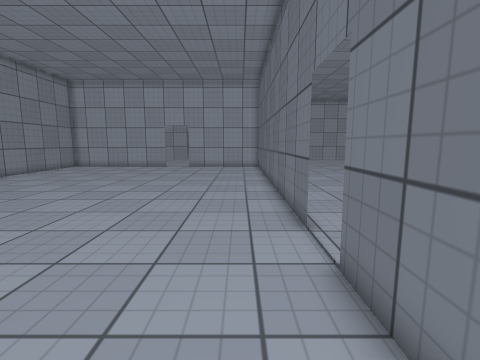
[1] (above)

16 first-person views from a walk through a 3-D level made in the Unity game engine. The camera is 1.2 m above the floor, tilts 8° down and sees 85° across. Doors are open. The floor is counted in squares, 0.53 m on a side. Each view is taken from the middle of a square. On the plan, view 1 faces up. The plan holds only what a view shows up to about 17 squares ahead; the rest is blank. The place goes on beyond the plan. The player character is not drawn. Surface patterns are stand-ins for the level's own textures.

[2]
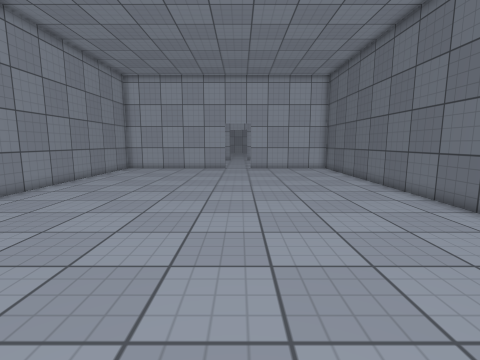

[3]
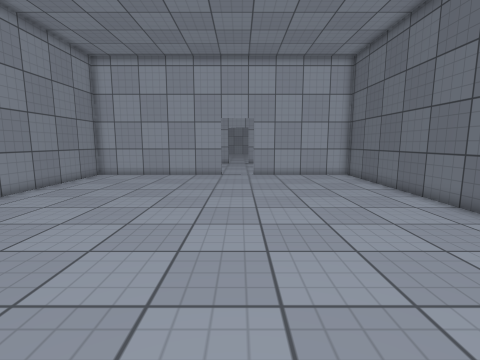

[4]
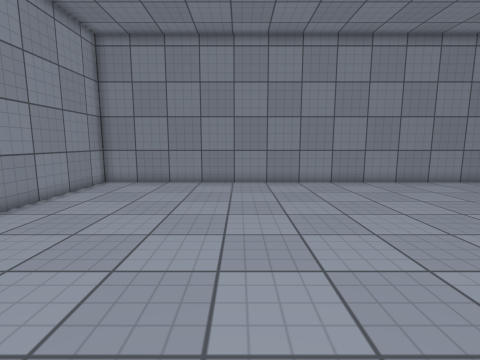

[5]
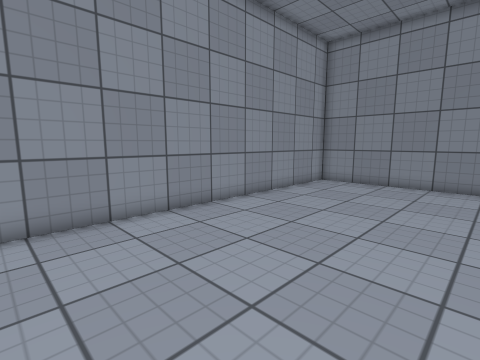

[6]
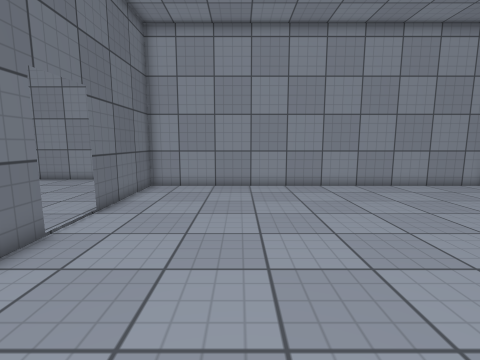

[7]
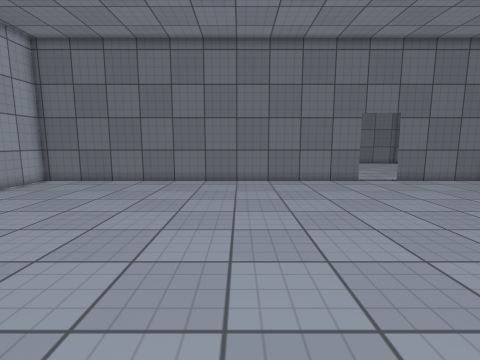

[8]
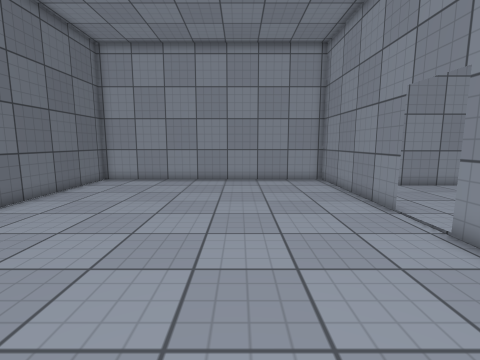

[9]
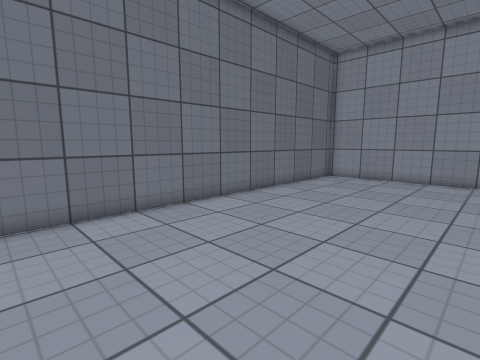

[10]
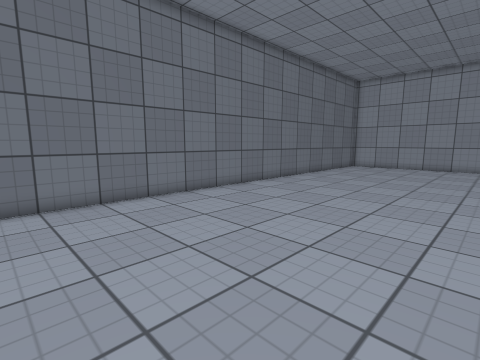

[11]
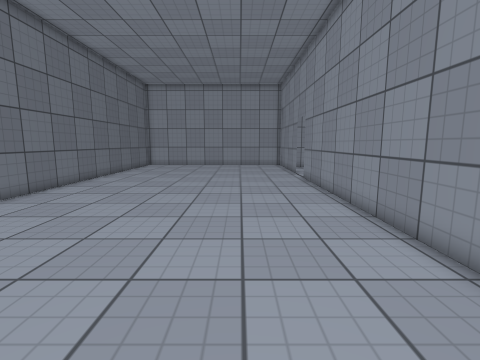

[12]
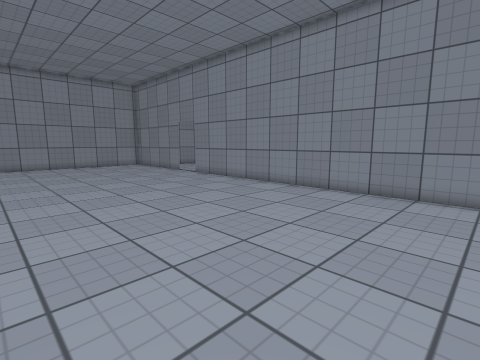

[13]
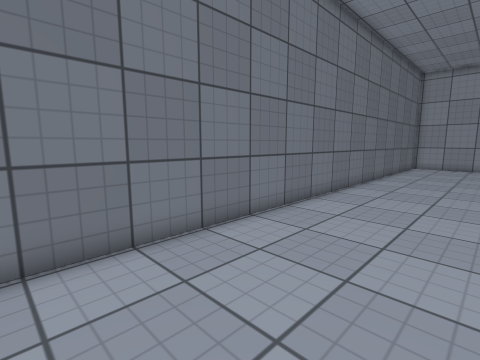

[14]
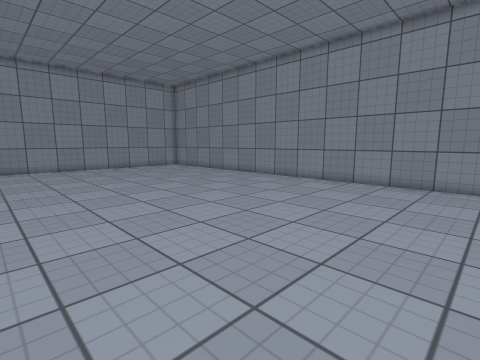

[15]
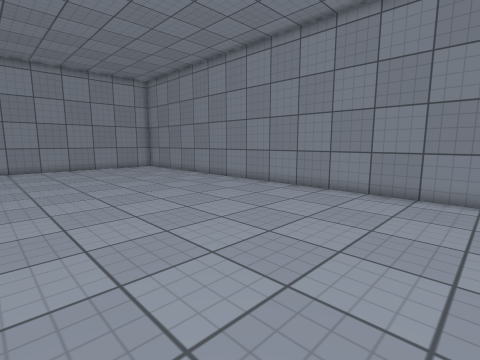

[16]
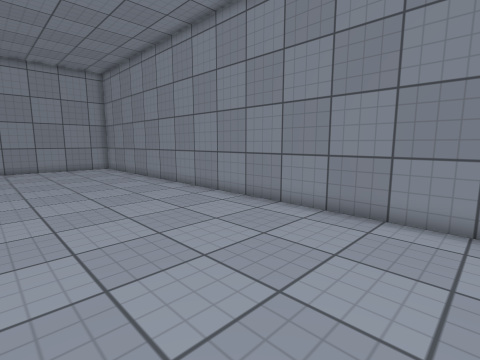

### Floor plan
Points are (right, up) in squares from view 1. A wall is a line through its corners. A room is listed if a view was taken in it or the views show most of it. See-through windows are left out.
Room 1 (views 1, 2, 3, 4, 5, 6, 7, 14, 15, 16)
walls: (1.8, 6.8) (1.8, 24.5); (-16.2, 24.2) (-16.2, -0.9) (1.8, -0.9) (1.8, 4.6)
ways out: opening at (2, 5.5) to room 2
Room 2 (views 8, 9, 10, 11, 12, 13)
walls: (1.8, 4.5) (1.8, -3.5) (15.6, -3.5) (15.6, 24); (1.8, 23.6) (1.8, 6.7)
ways out: opening at (2, 5.5) to room 1

Positions as (right, up) in squares from view 1, and headings:
1: (0, 0), facing up
2: (-6, 2), facing up
3: (-6, 7), facing up
4: (-1, 7), facing left
5: (-1, 7), facing down-left
6: (-3, 13), facing down
7: (-14, 14), facing right
8: (7, 13), facing down
9: (7, 14), facing down-right
10: (5, 23), facing down-right
11: (6, 24), facing down
12: (14, 24), facing down-left
13: (10, 24), facing down-right
14: (-1, 24), facing down-left
15: (-4, 24), facing down-left
16: (-8, 24), facing down-left
